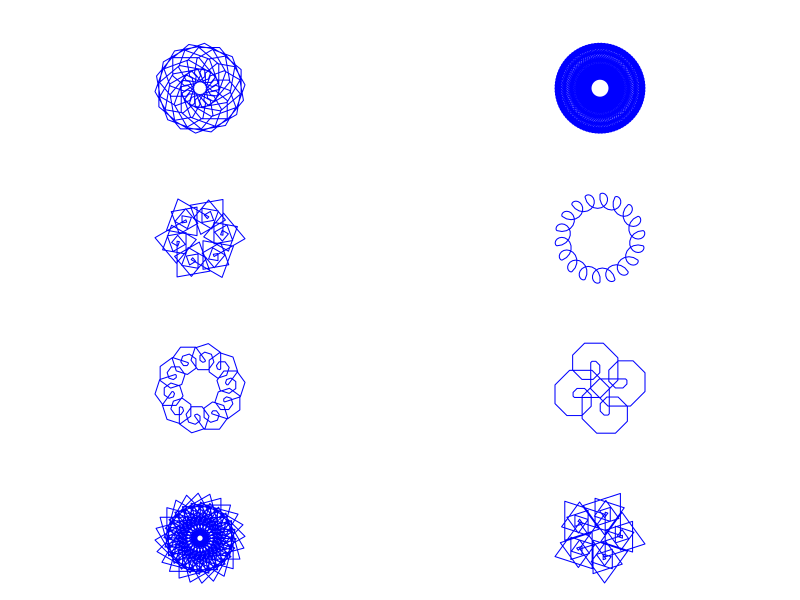
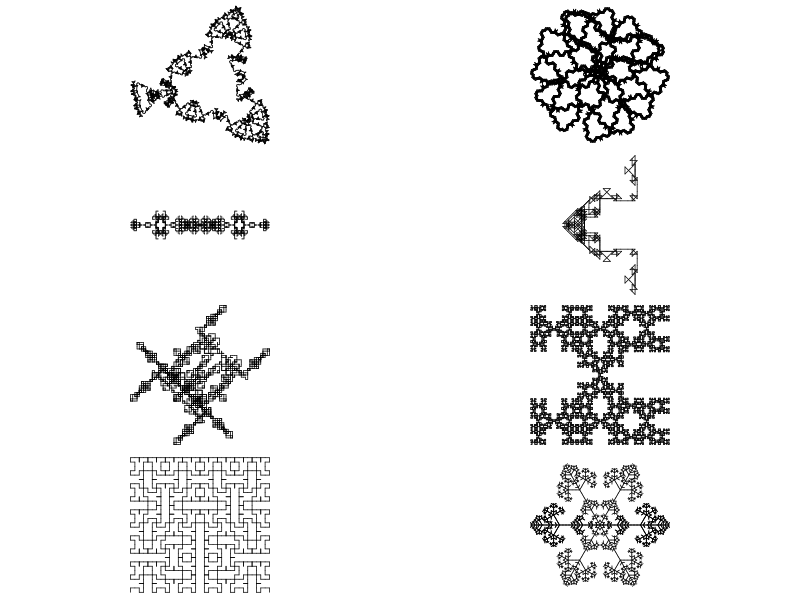
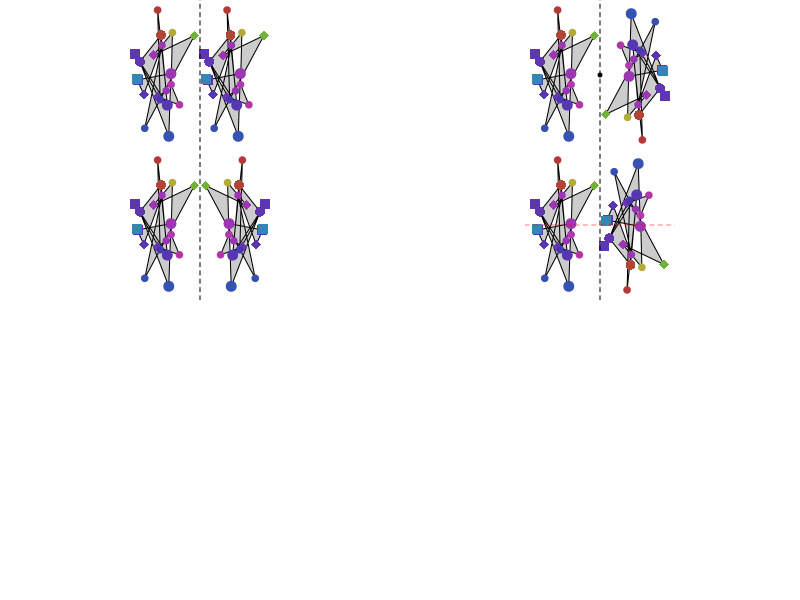
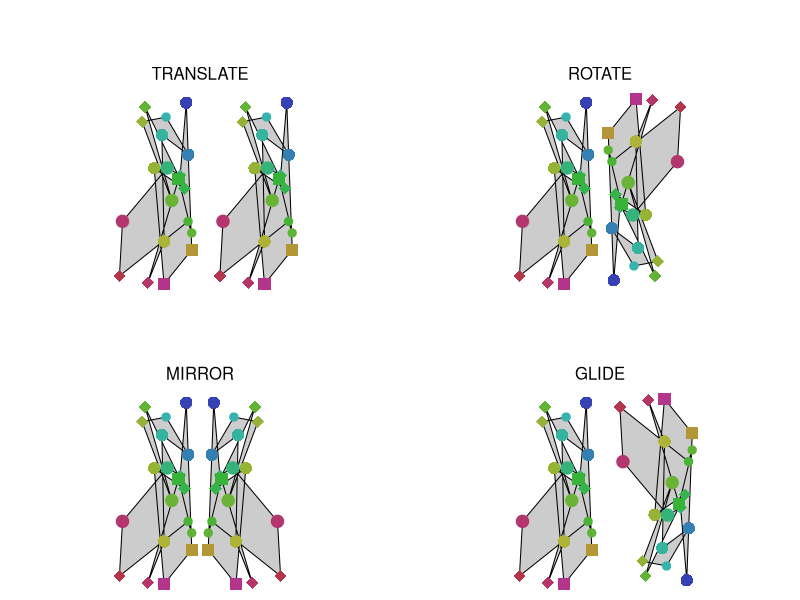

The R script that drew these images, in order:
## ---- chunk 1
set.seed(123)
options(scipen=999)
gcd2 <- function(a, b) {
    if (b == 0) a else Recall(b, a %% b)
}
gcd <- function(...) Reduce(gcd2, c(...))

drawit = function(L=16,dD=-pi/2,D=-pi/2,n=10000,lwd=1,col="blue"){
    x = c(0)
    y = c(0)
    l = L
    for(i in 1:n){
        x0 = x[i]
        y0 = y[i]
        x2 = x[i]+l*cos(D)
        y2 = y[i]+l*sin(D)
        l = (l-2)%%L+1
        D = D+dD
        x = c(x,x2)
        y = c(y,y2)
        if(abs(x2)<0.001 && abs(y2)<0.001){break}
    }
    xmin = min(x)
    xmax = max(x)
    xmid = mean(c(xmin,xmax))
    ymin = min(y)
    ymax = max(y)
    ymid = mean(c(ymin,ymax))
    r = max(c(xmax-xmid,ymax-ymid))
    xlo = xmid-r
    xhi = xmid+r
    ylo = ymid-r
    yhi = ymid+r
    plot(0,0,"n",ann=F,xlim=c(xlo,xhi),ylim=c(ylo,yhi),axes=F)
    lines(x,y,lwd=lwd,col=col)
}

while(T){
    turnb = sample(3:60,1)
    turna = sample(1:(turnb-1),1)
    cdm = sample(5:20,1)
    A = turna/gcd(c(turna,turnb))
    B = turnb/gcd(c(turna,turnb))
    nloop = B/gcd(c(B,cdm))
    if(nloop>1 && nloop<99 && (180*turna/turnb)%%1==0){break}
}


angles = c(turna/turnb*pi)
degs = c(turna/turnb*180)
cdms = c(cdm)
handles = c(paste0(degs[1],cdm,collapse="#"))

while(length(angles)<8){
    bb = sample(3:60,1)
    aa = sample(1:(bb-1),1)
    cc = sample(5:20,1)
    A = aa/gcd(c(aa,bb))
    B = bb/gcd(c(aa,bb))
    nloop = B/gcd(c(B,cc))
    deg= c(aa/bb*180)
    handle = c(paste0(deg,cc,collapse="#"))
    if(!(handle %in% handles) && nloop>1 && nloop<99 && (180*aa/bb)%%1==0){
        angles = c(angles,aa/bb*pi)
        cdms = c(cdms,cc)
        degs = c(degs,degs)
        handles = c(handles,handle)
    }
}

ord = sample(1:8)

sol = paste0(1*(1==ord),collapse="")

al = paste0("* ",LETTERS[1:8],collapse="\n")

## ---- chunk 2
par(mar=c(1,1,3,1),mfrow=c(4,2),pty="s")
for(i in 1:8){
    drawit(cdms[ord[i]],angles[ord[i]])
    # mtext(LETTERS[i],3)
}
## ---- chunk 3
set.seed(66)
g1 = list("A",
          list("A"="B-A-B",
               "B"="A+B+A"),
          6,
          60)
g2 = list("A",
          list("A"="A[+A][-A]B",
               "B"="[--B][++B]A"),
          5,
          30)
g3 = list("A",
          list("A"="-B+B+B+B+B+B",
               "B"="B[--CCA][-CCA]B",
               "C"="CC"),
          5,
          60)
g4 = list("A",
          list("A"="[----AAB][--AAB][++AAB]AAB",
               "B"="[-C][+C][--C][++C][---C][+++C]",
               "C"="CAB"),
          3,
          45)

g5 = list("A",
          list("A"="[-AAB][--AAB][+AAB][++AAB]AAB",
               "B"="[-C][+C][--C][++C]CA",
               "C"="CC"),
          3,
          72)

g6 = list("A",
          list("A"="-B+B+B+B+B+B",
               "B"="BB[-CCA]",
               "C"="CC"),
          5,
          60)

g7 = list("A",
          list("A"="B+B+B+B+B",
               "B"="[-CCA]BB",
               "C"="CC"),
          5,
          72)

g8 = list("A++++A",
          list("A"="+A-B-B[B]",
               "B"="-B+A+A[A]"),
          5,
          45)

g9 = list("A++A",
          list("A"="AB[-A][+A]",
               "B"="A"),
          6,
          90)

g10 = list("A+++A+++A+++A",
          list("A"="B--B",
               "B"="AA+++AA"),
          7,
          30)

g11 = list("A",
           list("A"="AB",
                "B"="A[++C][--C]",
                "C"="C[+C][-C]A"),
           7,
           45)

g12 = list("A",
           list("A"="X[-A][+A]AA",
                "X"="XX"),
           5,
           60)

g13 = list("A",
           list("A"="X[-A][+A]A",
                "X"="XX"),
           6,
           60)

g14 = list("A++++++.A",
           list("A"="B+B+B+B+B+B+B",
                "B"="B[-CCA][+CCA]",
                "C"="CC"),
           5,
           30)

g15 = list("A",
           list("A"="ABA",
                "B"="[-BAB][+BAB]"),
           6,
           90)

g16 = list("AA",
           list("A"="ABA",
                "B"="C[-BAB][+BAB]",
                "C"="CC"),
           5,
           90)

g17 = list("AA",
           list("A"="B-AA-B",
                "B"="A+B+A"),
                6,
                45)

g18 = list("AA",
           list("A"="B-AA-B",
                "B"="AB+B+A"),
                5,
                90)

g19 = list("AA",
           list("A"="B-AA-B",
                "B"="AB+B+AB"),
                5,
                90)

g20 = list("A++A++A++A",
           list("A"="B-CAC-B",
                "B"="AB-BA",
                "C"="CC"),
                5,
                135)

g21 = list("A.A",
           list("A"="BC",
                "B"="B[+C][-C]",
                "C"="CAD",
                "D"="DD[+D+D][-D-D]"),
                5,
                60)

g22 = list("A",
           list("A"="B-ABA-B",
                "B"="A+B+A"),
           6,
           72)

g23 = list("A",
           list("A"="B-ABA-B",
                "B"="A+B+A"),
           6,
           90)

g24 = list("A",
           list("A"="B-ABA-B",
                "B"="A+B+A"),
           6,
           120)

g25 = list("A",
           list("A"="B-ABA-B",
                "B"="A+B+A"),
           6,
           108)

g26 = list("A",
           list("A"="B-ABA-B",
                "B"="A+B+A"),
           4,
           135)

g27 = list("A++A++A++A",
           list("A"="B-ABA-B",
                "B"="A+BB+A"),
           4,
           135)

g28 = list("A",
           list("A"="A[+A][-A]B",
                "B"="A[--B][++B]B"),
           6,
           108)

g29 = list("A",
           list("A"="A[+A][-A]A[+B][-B]",
                "B"="A[--B][++B]B"),
           5,
           60)

g30 = list("A",
           list("A"="A[+A][-A]A[+B][-B]",
                "B"="A[--B][++B]B"),
           5,
           20)

g31 = list("A",
           list("A"="A[+A][-A]A[+B][-B]",
                "B"="A[----B][++++B]B"),
           5,
           45)

g32 = list("A",
           list("A"="A[++A][--A]A[+B][-B]",
                "B"="A[----B][++++B]B"),
           5,
           45)

g33 = list("A",
           list("A"="B++B++B++B++B",
                "B"="B[-CCC-CC-CCA][----CC-CCB]B",
                "C"="CC"),
           5,
           36)

g34 = list("A",
           list("A"="B++A++A++B",
                "B"="AB[A-CC-CC-CCA]BA",
                "C"="CC"),
           5,
           90)

g35 = list("A++++XA",
           list("A"="AA[-B][+B]B",
                "B"="[---ABC][+++ABC]",
                "C"="A[-CB][+CB]",
                "X"="XX"),
           5,
           45)

g36 = list("A+++XA",
           list("A"="AA[-B][+B]B",
                "B"="[--ABC][++ABC]",
                "C"="A[-CB][+CB]",
                "X"="XX"),
           5,
           60)

g37 = list("[A]+[A]+[A]+[A]+[A]+[A]",
           list("A"="AA[-B][+B]B",
                "B"="[-ABC][+ABC]",
                "C"="A[-CB][+CB]"),
           4,
           60)

g38 = list("[A]+[A]+[A]+[A]+[A]",
           list("A"="AA[-B][+B]B",
                "B"="[-ABC][+ABC]",
                "C"="A[-CB][+CB]"),
           4,
           72)

g39 = list("[A]+[A]+[A]+[A]",
           list("A"="AA[-B][+B]B",
                "B"="[-ABC][+ABC]",
                "C"="A[-CB][+CB]"),
           4,
           90)

g40 = list("[A]+[A]+[A]",
           list("A"="AA[-B][+B]B",
                "B"="[-ABC][+ABC]",
                "C"="A[-CB][+CB]"),
           4,
           120)

g41 = list("A",
           list("A"="C[+CA][CCCA][-CA]",
                "C"="CC"),
           6,
           45)

g42 = list("A",
           list("A"="C[+CA][CCCCB][-CA]",
                "B"="[++A][--A]",
                "C"="CC"),
           6,
           45)

g43 = list("[A]--[A]--[A]--[A]",
           list("A"="C[+CB][CCA][-CB]",
                "B"="CCC[+++A][---A]",
                "C"="CA"),
           4,
           45)

g44 = list("A",
           list("A"="A[-DB][+DB]C",
                "B"="DC[++DA][--DA]B",
                "C"="[+++D][---D]A",
                "D"="DD"),
           6,
           40)

g45 = list("[A]+++[A]+++[A]",
           list("A"="A[---XB][-XB][+XB][+++XB]",
                "B"="XB[++XA][--XA]XA",
                "X"="XX"),
           4,
           40)

g46 = list("[A]+++[A]+++[A]",
           list("A"="A[---XB][-XB][+XB][+++XB]",
                "B"="XB[++XA][--XA]A",
                "X"="XX"),
           4,
           40)

g47 = list("A",
           list("A"="[---B][-B][+B][+++B]",
                "B"="BD[++DA][--DA]B",
                "D"="DD"),
           5,
           45)

g48 = list("A------A",
           list("A"="[---B][-B][+B][+++B]",
                "B"="BD[++DA][--DA]B",
                "D"="DD"),
           5,
           30)

g49 = list("A+A++++++A+A",
           list("A"="[---B][-B][+B][+++B]",
                "B"="BD[++DA][--DA]B",
                "D"="DD"),
           4,
           30)

g50 = list("A--A--A",
           list("A"="A[-A]A"),
           6,
           60)

g51 = list("B---A",
           list("A"="A[-AB]A",
                "B"="B[+BA]B"),
           5,
           60)

g52 = list("[A][B]",
           list("A"="[-XBA]A",
                "B"="[+XAB]B",
                "X"="XX"),
           6,
           30)

g53 = list("[A][B]",
           list("A"="C[-A-B]A",
                "B"="C[+B+A]B",
                "C"="CC"),
           5,
           30)

g54 = list("[+A][-B]",
           list("A"="[-CA-CB]A",
                "B"="[+CB+CA]B",
                "C"="CC"),
           7,
           30)

g55 = list("[+A][-B]",
           list("A"="[-CA-CB]A",
                "B"="[+CB+CA]B",
                "C"="CC"),
           6,
           90)

g56 = list("[+A][-B]",
           list("A"="[-CA-CB]A",
                "B"="[+CB+CA]B",
                "C"="CC"),
           6,
           120)

g57 = list("[+A][-B]",
           list("A"="[-CA-CB]A",
                "B"="[+CB+CA]B",
                "C"="CC"),
           6,
           150)

g58 = list("[+A][-B]",
           list("A"="[-CA-CB]CA",
                "B"="[+CB+CA]CB",
                "C"="CC"),
           6,
           150)

g59 = list("A",
           list("A"="XXX-B+BB+BB+BB+B",
                "X"="XX",
                "B"="B[-XXA]B"),
           4,
           90)

g60 = list("A",
           list("A"="XX[BBB+BB+B]A",
                "X"="XX",
                "B"="B[-XA][+XA]B"),
           4,
           30)

g61 = list("A",
           list("A"="XX[B+BB+BB+BB+B]",
                "X"="XX",
                "B"="BA"),
           6,
           90)

g62 = list("A",
           list("A"="XXX[B+BB+BB+B]",
                "X"="XX",
                "B"="BA"),
           6,
           120)

g63 = list("A",
           list("A"="X[-B+BB+BB+BB+BB+BB+B]",
                "X"="XX",
                "B"="X[+A-AA-AA-AA-AA-AA-A]"),
           3,
           10)

g64 = list("A",
           list("A"="B[-A][+A]",
                "B"="[DA][--DA][++DA]",
                "D"="DD"),
           7,
           60)

g65 = list("X",
           list("F"="FF",
                "X"="F[+XXF+F][-XXF-F]FXX"),
           4,
           30)

g66 = list("X",
           list("F"="FF",
                "X"="FF[+XFF+XF][-XFF-XF]FXX"),
           4,
           30)

g67 = list("X",
           list("F"="FF",
                "X"="FF[+XFFX+XF][-XFFX-XF]FXXFX"),
           3,
           30)

g68 = list("A",
           list("A"="AA[-B][+B]B",
                "B"="B[-ABC][+ABC]",
                "C"="C[-CBA][+CBA]"),
           4,
           60)

g69 = list("A",
           list("A"="A[-BC][+BC]BC",
                "B"="BB[-ABC][+ABC]",
                "C"="CCC[-CBA][+CBA]"),
           4,
           60)

g70 = list("GA",
           list("A"="[---BC][+++BC]",
                "B"="F[--AC][++AC]",
                "C"="FF[-BA][+BA]",
                "F"="FF",
                "G"="F"),
           5,
           15)

g71 = list("GA",
           list("A"="[---BC][+++BC]",
                "B"="[--AC][++AC]",
                "C"="FF[-BA][+BA]",
                "F"="FF",
                "G"="F"),
           5,
           15)

g72 = list("[A]------------[A]",
           list("A"="[---BC][+++BC]",
                "B"="[--AC][++AC]",
                "C"="F[-BA][+BA]",
                "F"="FF"),
           5,
           15)

g73 = list("C",
           list("A"="F[---BC][+++BC]",
                "B"="F[-CA][+CA]",
                "C"="[-AB][+AB]",
                "F"="FF"),
           6,
           15)

g74 = list("A",
           list("A"="ADB",
                "B"="[-CA][+CA]",
                "C"="[+C[-A][+A]][-C[-A][+A]]",
                "D"="E",
                "E"="AA"),
           7,
           30)

g75 = list("ABA",
           list("A"="+B--A--B+",
                "B"="-A+BCB+A-",
                "C"="CC"),
           7,
           45)

g76 = list("AAAAA",
           list("A"="B--A--B",
                "B"="A+BCB+A",
                "C"="CC"),
           5,
           72)

g77 = list("ABA",
           list("A"="A+AA+B+AA+A",
                "B"="B-B-A-B-B"),
           4,
           22)

g78 = list("A+A+A+A",
           list("A"="C[++CB][--CB]",
                "B"="C-BAB+C",
                "C"="CAB"),
           6,
           90)

g79 = list("AAAAA",
           list("A"="A+B+A",
                "B"="CC-[+CA][-CA]-B",
                "C"="CC"),
           6,
           108)

g80 = list("AA",
           list("A"="A++B-C-B++A",
                "B"="B--A+C+A--B",
                "C"="CC"),
           6,
           45)

g81 = list("AAAA",
           list("A"="A++B-C-B++A",
                "B"="B--A+C+A--B",
                "C"="CCC"),
           5,
           45)

g82 = list("-A++A",
           list("A"="A++B-C-B++A",
                "B"="B--A+C+A--B",
                "C"="CCC"),
           5,
           45)

g83 = list("-A",
           list("A"="A++B-C-B++A",
                "B"="B--A+C+A--B",
                "C"="CCC"),
           5,
           45)


g84 = list("AAA",
           list("A"="A++B-C-B++A",
                "B"="B--A+C+A--B",
                "C"="CC"),
           6,
           60)

g85 = list("A",
           list("A"="+B-AA-B+",
                "B"="-A+BB+A-"),
           3,
           108)

g86 = list("A",
           list("A"="+B-ACA-ACA-B+",
                "B"="-A+BCB+BCB+A-",
                "C"="CCC"),
           5,
           135)

g87 = list("A",
           list("A"="+BAA-ABA-AAB+",
                "B"="-A+B[-C]B+A-",
                "C"="CCCC[A][+A][-A][--A]"),
           4,
           90)

g88 = list("A",
           list("A"="+B-AA-AA-B+",
                "B"="-A+BB+BB+A-"),
           5,
           30)

g89 = list("A",
           list("A"="+B-ACA-ACA-B+",
                "B"="-A+BCB+BCB+A-",
                "C"="CCC"),
           5,
           60)

g90 = list("A",
           list("A"="+B-ACA-ACA-B+",
                "B"="-A+BCB+BCB+A-",
                "C"="CCC"),
           5,
           108)

g91 = list("-A",
           list("A"="+B-AA-B+",
                "B"="-A+BB+A-"),
           5,
           90)

g92 = list("A",
           list("A"="+B-AAA-B+",
                "B"="-A+BBB+A-"),
           5,
           120)

g93 = list("AA",
           list("A"="+B-AAA-B+",
                "B"="-A+BBB+A-"),
           5,
           108)

g94 = list("AA",
           list("A"="+B-ABA-B+",
                "B"="-A+BAB+A-"),
           5,
           108)

g95 = list("A",
           list("A"="+BB-ABA-BB+",
                "B"="-AA+BAB+AA-"),
           5,
           90)

g96 = list("A",
           list("A"="+BA-ABA-AB+",
                "B"="-AB+BAB+BA-"),
           5,
           90)

g97 = list("A",
           list("A"="+BA-A--B--A-AB+",
                "B"="-AB+B++A++B+BA-"),
           5,
           60)

g98 = list("A",
           list("A"="+BA-A--A--A-AB+",
                "B"="-AB+B++B++B+BA-"),
           5,
           120)

g99 = list("A",
           list("A"="+BA-B--A--B-AB+",
                "B"="-AB+A++B++A+BA-"),
           5,
           72)

g99 = list("A",
           list("A"="+AA-B--A--B-AA+",
                "B"="-BB+A++B++A+BB-"),
           5,
           120)

g100= list("A",
           list("A"="+BA--AA--AB+",
                "B"="-AB++BB++BA-"),
           5,
           30)

g101= list("A",
           list("A"="+++BA----ABA----AB+++",
                "B"="---AB++++BAB++++BA---"),
           5,
           45)

g102= list("A",
           list("A"="+++BA----ABA----AB+++",
                "B"="---AB++++BAB++++BA---"),
           4,
           50)

g103= list("A",
           list("A"="+++BA----ABA----AB+++",
                "B"="---AB++++BAB++++BA---"),
           5,
           50)

g104= list("A",
           list("A"="CAA[--CAB][++CAB]",
                "B"="C[-CC-CA][+CC+CA]",
                "C"="CC"),
           5,
           100)

g105= list("A",
           list("A"="CAA[--CAB][++CAB]",
                "B"="C[-CC-CA][+CC+CA]",
                "C"="CC"),
           5,
           90)

g106= list("A",
           list("A"="+BA+A-ABA-A+AB+",
                "B"="+BA-B--B-AB+"),
           4,
           90)

g107 = list("-A",
           list("A"="+BA+A-ABA-A+AB+",
                "B"="+BBA-B--B-ABB+"),
           4,
           90)

g108 = list("A",
           list("A"="+BA+A-ABA-A+AB+",
                "B"="+BBA-B--B-ABB+"),
           3,
           45)

g109 = list("A",
           list("A"="+BA+A-ABA-A+AB+",
                "B"="+BBA-B--B-ABB+"),
           4,
           69)

g110 = list("BB",
           list("A"="+BA+A-ABA-A+AB+",
                "B"="+BBA-B--B-ABB+"),
           4,
           69)

g111= list("BB",
           list("A"="+BA+A-ABBA-A+AB+",
                "B"="+BBA-B--B-ABB+"),
           4,
           45)

g112 = list("BABA",
           list("A"="+BA+A-ABBA-A+AB+",
                "B"="+BBA-B--B-ABB+"),
           3,
           45)

g113 = list("AAAA",
           list("A"="+BA+A-ABCBA-A+AB+",
                "B"="+BBA-B-CCCC-B-ABB+",
                "C"="CCCCC"),
           3,
           45)

g114 = list("A",
           list("A"="+BA+ABCBA+AB+",
                "B"="-C+++BACAB+++C-",
                "C"="CC"),
           5,
           108)

g115= list("A",
           list("A"="+BA+ACCA+AB+",
                "B"="-C+++BACCAB+++C-",
                "C"="CC"),
           5,
           90)

g116= list("A",
           list("A"="+BAA-A-CC-A-AAB+",
                "B"="-C+++BAACAAB+++C-",
                "C"="CC"),
           4,
           10)

g117= list("AAAAAA",
           list("A"="+BACA-A-CC-A-ACAB+",
                "B"="-AC+++BAACCCAAB+++CA-",
                "C"="CC"),
           3,
           150)

g118= list("A--A",
           list("A"="+B-CAC-B+",
                "B"="-A+B+A-",
                "C"="CC"),
           6,
           90)

g119= list("A++A",
           list("A"="+B-CAC-B+",
                "B"="-A+BB+A-",
                "C"="CC"),
           6,
           90)

g120= list("A++A++A++A",
           list("A"="+B-CAC-B+",
                "B"="-A++BB++A-",
                "C"="CC"),
           6,
           45)

g121= list("A-A-A-A-A-A-A-A",
           list("A"="+B-CAC-B+",
                "B"="-A++BB++A-",
                "C"="CC"),
           6,
           45)           

g122= list("A-A-A-A",
           list("A"="+B-A-B+",
                "B"="-A++B+C+B++A-",
                "C"="CC"),
           6,
           90)

g123= list("A+A+A+A",
           list("A"="+B-ABCBA-B+",
                "B"="-A++B+B++A-",
                "C"="CC"),
           5,
           90)

g124= list("A",
           list("A"="+B-ACA-B+",
                "B"="-A++CB+BC++A-",
                "C"="CC"),
           6,
           90)

g125= list("A",
           list("A"="+BX-AA-XB+",
                "B"="-AX+B+XA-",
                "X"="XX"),
           7,
           90)

g126= list("A",
           list("A"="+BX-AA-XB+",
                "B"="-AXB+B+BXA-",
                "X"="XX"),
           6,
           90)

g127= list("B",
           list("A"="+B-AXA-B+",
                "B"="-BA+BAB+AB-",
                "X"="XX"),
           5,
           135)

g128= list("AA",
           list("A"="+B-A+X+A-B+",
                "B"="-BA+BAXAB+AB-",
                "X"="XX"),
           4,
           90)

g129= list("A-A-A",
           list("A"="+B-A+X+A-B+",
                "B"="-BA+BAXAB+AB-",
                "X"="XX"),
           4,
           120)

g130= list("A++++A",
           list("A"="[+BCC][-BCC]",
                "B"="B[-CA][+CA]",
                "C"="CCA"),
           5,
           45)

g131= list("A++++A++++A",
           list("A"="[+BCC][-BCC]",
                "B"="B[-CA][+CA]",
                "C"="CCA"),
           5,
           30)

g132= list("A+A+A",
           list("A"="[+BCC][-BCC]",
                "B"="B[-CA][+CA]",
                "C"="CCA"),
           5,
           72)

g133= list("B",
            list("A"="[+DBC][-DBC][+++DBC]",
                 "B"="[-BA][+BA]",
                 "C"="AB",
                 "D"="XX",
                 "X"="XX"),
            6,
            120)

g134= list("B",
            list("A"="[++XXBC][--XXBC][++++XXBC]",
                 "B"="[-BA][+BA]",
                 "C"="AB",
                 "X"="XX"),
            6,
            45)

g135= list("A++++++A",
            list("A"="+B-AXBXA-B+",
                 "B"="-A+BXAXB+A-",
                 "X"="XX"),
            5,
            150)

g136= list("A++++A",
            list("A"="+B-AXBBXA-B+",
                 "B"="-A+BXAXB+A-",
                 "X"="XX"),
            5,
            135)

g137= list("A++++A",
            list("A"="+B-AXBBXA-B+",
                 "B"="-A+BXAAXB+A-",
                 "X"="XX"),
            3,
            135)

g138= list("AAAA",
            list("A"="+B-AXBACABXA-B+",
                 "B"="-A+BXA+C+AXB+A-",
                 "C"="C+C",
                 "X"="XXX"),
            4,
            90)

g139= list("A+A+A+A",
            list("A"="+B-AXBACABXA-B+",
                 "B"="-A+BXA+C+AXB+A-",
                 "C"="CC",
                 "X"="XXX"),
            4,
            90)

g140= list("A+A+A+A+A+A",
            list("A"="+B-AXB---ACA---BXA-B+",
                 "B"="-A++BXA+C+AXB++A-",
                 "C"="C+C",
                 "X"="XXX"),
            3,
            60)

g141= list("A++A",
            list("A"="+BA-ACA-BA+",
                 "B"="-AB+CBABC+BA-",
                 "C"="CCC"),
            4,
            90)

g142= list("A+A+A+A",
            list("A"="+BA-ACA-BA+",
                 "B"="-AB+CBAAABC+BA-",
                 "C"="CCCC"),
            4,
            90)

g143= list("A",
            list("A"="+BA-ACA-AB+",
                 "B"="-AB+BCB+BA-",
                 "C"="CCC"),
            5,
            90)

g144= list("AA",
           list("A"="+B-AXB---ACA---BXA-B+",
                "B"="-A++BXA+C+AXB++A-",
                "C"="C+C",
                "X"="XXX"),
           3,
           60)

g145= list("AAAAAA",
           list("A"="+B-AXB---ACA---BXA-B+",
                "B"="-A++BXA+++C+++AXB++A-",
                "C"="CC+CC",
                "X"="++BAX+C+XAB++"),
           3,
           60)

g146= list("AAAA",
           list("A"="+B++ACA++B+",
                "B"="-A--BCB--A-",
                "C"="CC"),
           5,
           45)

g147= list("A--A",
           list("A"="+B++ACA++B+",
                "B"="-A--BCB--A-",
                "C"="C+ABA+C"),
           5,
           45)

g148= list("B--B",
           list("A"="+B++A-DCD-A++B+",
                "B"="-AD--BCB--DA-",
                "C"="C+ADBDA+C",
                "D"="DD"),
           4,
           90)

g149= list("A",
           list("A"="+B++A-XCX-A++B+",
                "B"="-AX--BCB--XA-",
                "C"="C+AXBXA+C",
                "X"="XDX",
                "D"="DD"),
           5,
           90)

g150= list("A",
           list("A"="AXB+C+BXA",
                "B"="C--BAB--C",
                "C"="B+D-A-D+B",
                "X"="XX",
                "D"="DD"),
           5,
           72)

g151= list("A",
           list("A"="AXB+C+BXA",
                "B"="C--BAB--C",
                "C"="B+D-A-D+B",
                "X"="XX",
                "D"="DD"),
           4,
           45)

g152= list("A",
           list("A"="AXB+C+BXA",
                "B"="C--BAB--C",
                "C"="B+D-A-D+B",
                "X"="XX",
                "D"="DD"),
           5,
           108)

g153= list("A",
           list("A"="ADB+D+BDA",
                "B"="C-DAD-C",
                "C"="B+A-D-A+B",
                "D"="DD"),
           5,
           60)

g154= list("A",
           list("A"="[-CB][+CB][CB][--CB]",
                "B"="D+B-D-B+D",
                "C"="CC",
                "D"="B-D+A+D-B"),
           6,
           90)

g155= list("A",
           list("A"="A--B--A",
                "B"="B+C+B",
                "C"="CA+AC"),
           5,
           60)

g156= list("A",
           list("A"="A--CBC--A",
                "B"="B+C+B",
                "C"="-CA+AC-"),
           6,
           90)

g157= list("A",
           list("A"="A--CBC--A",
                "B"="B+C+B",
                "C"="-CB+BC-"),
           6,
           90)

g158= list("A",
           list("A"="A--CBC--A",
                "B"="B+A+B",
                "C"="-CB+BC-"),
           7,
           90)

g159= list("A",
           list("A"="C--ABA--C",
                "B"="B+C+B",
                "C"="-CA+AC-"),
           6,
           120)

g160= list("CCC",
           list("A"="C--ABA--C",
                "B"="B+C+B",
                "C"="-CA+AC-"),
           5,
           120)

g161= list("A",
           list("A"="C--ABA--C",
                "B"="BA+C+AB",
                "C"="-BCA+ACB-"),
           5,
           170)

g162= list("A-A-A",
           list("A"="C--ABA--C",
                "B"="BA+C+AB",
                "C"="-BCA+ACB-"),
           4,
           150)

g163= list("A",
           list("A"="C--A++B++A--C",
                "B"="BA+C+AB",
                "C"="-B-CA+AC-B-"),
           5,
           60)

g164= list("AAAAAAAA",
           list("A"="C--A++B++A--C",
                "B"="BA+C+AB",
                "C"="-B-CA+AC-B-"),
           4,
           45)

g165= list("A++A++A++A",
           list("A"="C--AA++B++AA--C",
                "B"="BA+C+AB",
                "C"="-B-CA++AC-B-"),
           4,
           45)

g166= list("AAA",
           list("A"="C--AA++B++AA--C",
                "B"="BA+C+AB",
                "C"="-B-CA++AC-B-"),
           4,
           30)

g167= list("AA",
           list("A"="C--AA+B+AA--C",
                "B"="BA+C+AB",
                "C"="-B-CA++AC-B-"),
           4,
           30)

g168= list("AA",
           list("A"="C--ABA+B+ABA--C",
                "B"="BA+C+AB",
                "C"="-B-CA++AC-B-"),
           4,
           30)

g169= list("AAAAAA",
           list("A"="C--ABA+B+ABA--C",
                "B"="BA+C+AB",
                "C"="-B-CA++AC-B-"),
           3,
           30)

g170= list("A",
           list("A"="A--ACB+C+BCA--A",
                "B"="BA+++C+++AB",
                "C"="-B--A+C+A--B-"),
           4,
           30)

g171= list("AA",
           list("A"="A--ACB+C+BCA--A",
                "B"="BA+++C+++AB",
                "C"="-B--A+C+A--B-"),
           4,
           174)

g172= list("AAAA",
           list("A"="A--ACB+C+BCA--A",
                "B"="BA+++C+++AB",
                "C"="-B--A+C+A--B-"),
           4,
           165)

goodies = list(g1,g2,g3,g4,g5,g6,g7,g8,g9,g10,g11,g12,g13,g14,g15,g16,g17,g18,g19,g20,g21,g22,g23,g24,g25,g26,g27,g28,g29,g30,g31,g32,g33,g34,g35,g36,g37,g38,g39,g40,g41,g42,g43,g44,g45,g46,g47,g48,g49,g50,g51,g52,g53,g54,g55,g56,g57,g58,g59,g60,g61,g62,g63,g64,g65,g66,g67,g68,g69,g70,g71,g72,g73,g74,g75,g76,g77,g78,g79,g80,g81,g82,g83,g84,g85,g86,g87,g88,g89,g90,g91,g92,g93,g94,g95,g96,g97,g98,g99,g100,g101,g102,g103,g104,g105,g106,g107,g108,g109,g110,g111,g112,g113,g114,g115,g116,g117,g118,g119,g120,g121,g122,g123,g124,g125,g126,g127,g128,g129,g130,g131,g132,g133,g134,g135,g136,g137,g138,g139,g140,g141,g142,g143,g144,g145,g146,g147,g148,g149,g150,g151,g152,g153,g154,g155,g156,g157,g158,g159,g160,g161,g162,g163,g164,g165,g166,g167,g168,g169,g170,g171,g172)


showrules = function(g){
    rules = g[[2]]
    pr = paste0("`",names(rules)," > ",rules,"`",collapse="\\\n")
    return(pr)
}

initial_angle = 90  
line_color = "black"
line_width = 1
bg_color = "white"

getstr = function(start,rules,n){
    st = start
    for(jj in 1:n){
        st2 = ""
        for(i in 1:nchar(st)){
            ch = substr(st,i,i)
            if(!is.null(rules[[ch]])){
                st2 = paste0(st2,rules[[ch]],collapse="")
            } else {
                st2 = paste0(st2,ch,collapse="")
            }
        }
        st = st2
    }
    return(st)
}
getxyc = function(string="AA+AA+AA+A+A",angle=pi/2,angle_initial=pi/2,col="blue"){
    switch = 1
    d = angle_initial
    x = 0
    y = 0
    xl = c(x)
    yl = c(y)
    cols = numeric()
    dsave = numeric()
    xsave = numeric()
    ysave = numeric()
    for(i in 1:nchar(string)){
        ch = substr(string,i,i)
        cn = as.integer(charToRaw(ch))
        if(cn>=as.integer(charToRaw("A")) && cn<=as.integer(charToRaw("L"))){
            cols = c(cols,col)
            x = x+cos(d)
            y = y+sin(d)
            xl = c(xl,x)
            yl = c(yl,y)
        }
        if(cn>=as.integer(charToRaw("M")) && cn<=as.integer(charToRaw("Z"))){
            cols = c(cols,"NA")
            x = x+cos(d)
            y = y+sin(d)
            xl = c(xl,x)
            yl = c(yl,y)
        }
        if(cn==as.integer(charToRaw("["))){
            dsave = c(dsave,d)
            xsave = c(xsave,x)
            ysave = c(ysave,y)
        }
        if(cn==as.integer(charToRaw("]"))){
            cols = c(cols,"NA")
            x = xsave[length(xsave)]
            y = ysave[length(ysave)]
            d = dsave[length(dsave)]
            if(length(xsave)>1){
                xsave = xsave[1:(length(xsave)-1)]
                ysave = ysave[1:(length(ysave)-1)]
                dsave = dsave[1:(length(dsave)-1)]
            } else {
                xsave = numeric()
                ysave = numeric()
                dsave = numeric()
            }
            xl = c(xl,x)
            yl = c(yl,y)
        }
        if(cn==as.integer(charToRaw("-"))){
            d = d+angle*switch
        }
        if(cn==as.integer(charToRaw("+"))){
            d = d-angle*switch
        }
        if(cn==as.integer(charToRaw("."))){
            switch = switch*(-1)
        }
    }
    xwid = max(xl)-min(xl)
    ywid = max(yl)-min(yl)
    xmid = (max(xl)+min(xl))/2
    ymid = (max(yl)+min(yl))/2
    wid = max(c(xwid,ywid))
    x2 = (xl-xmid)/wid*2
    y2 = (yl-ymid)/wid*2
    return(list(x2,y2,cols))
}
makeplot = function(xyc,lwd=1){
    x = xyc[[1]]
    y = xyc[[2]]
    c = xyc[[3]]
    plot(0,0,"n",xlim=c(-1,1),ylim=c(-1,1),axes=F,ann=F)
    for(i in 2:length(x)){
        lines(c(x[i-1],x[i]),c(y[i-1],y[i]),col=c[i-1],lwd=lwd)
    }
}

ng = length(goodies)
gs = sample(1:length(goodies),8)
gc = sample(gs,1)
sol = paste0(1*(gs==gc),collapse="")

## ---- chunk 4
par(mfrow=c(4,2),pty="s",mar=c(0,0,0,0))
jj = 0
for(i in gs){
    jj = jj+1
    s = getstr(goodies[[i]][[1]],goodies[[i]][[2]],goodies[[i]][[3]])
    angle = goodies[[i]][[4]]
    xyc = getxyc(s,angle/180*pi,angle_initial=initial_angle/180*pi,col=line_color)
    makeplot(xyc,lwd=0.7)
    # mtext(LETTERS[jj],3)
}
## ---- chunk 5
getbasedots = function(fg=1,n=4){
    x = runif(2*n,0.05,0.95)
    y = runif(2*n)-0.5
    h = runif(2*n)
    p = sample(c(15,16,18,19,20),2*n,T)
    dots = data.frame(x,y,h,p)
    return(dots)
}

translate = function(dots,dx=1){
    tdots = data.frame(dots)
    tdots$x = dots$x+dx
    return(tdots)
}
rotate = function(dots,xr){
    tdots = data.frame(dots)
    tdots$x = tdots$x-xr
    tdots$x = -tdots$x+xr
    tdots$y = -tdots$y
    return(tdots)
}
glide = function(dots,dx){
    tdots = data.frame(dots)
    tdots$x = tdots$x+dx
    tdots$y = -tdots$y
    return(tdots)
}
mirror = function(dots,xr){
    tdots = data.frame(dots)
    tdots$x = tdots$x-xr
    tdots$x = -tdots$x+xr
    return(tdots)
}
set.seed(111)
par(mar=c(0,0,0,0))
dots = getbasedots(1,10)
d2 = translate(dots,1)
plot(0,0,type="n",xlim=c(0,2),ylim=c(-0.5,0.5),axes=F,ann=F)
col = "grey"
polygon(dots$x,dots$y,col=rgb(0,0,0,0.2),border="black",fillOddEven = T)
polygon(d2$x,d2$y,col=rgb(0,0,0,0.2),border="black",fillOddEven = T)
cols = hsv((abs((dots$x)*(dots$y+0.5)+runif(1))+runif(length(dots$x),-0.1,0.1))%%1,0.7,0.7)
points(dots$x,dots$y,col=cols,pch=dots$p,cex=2)
points(d2$x,d2$y,col=cols,pch=dots$p,cex=2)
abline(v=1,lty=2)
## ---- chunk 6
par(mar=c(0,0,0,0))
# dots = getbasedots(1,10)
d2 = rotate(dots,1)
plot(0,0,type="n",xlim=c(0,2),ylim=c(-0.5,0.5),axes=F,ann=F)
col = "grey"
polygon(dots$x,dots$y,col=rgb(0,0,0,0.2),border="black",fillOddEven = T)
polygon(d2$x,d2$y,col=rgb(0,0,0,0.2),border="black",fillOddEven = T)
# cols = hsv((abs((dots$x)*(dots$y+0.5)+runif(1))+runif(length(dots$x),-0.1,0.1))%%1,0.7,0.7)
points(dots$x,dots$y,col=cols,pch=dots$p,cex=2)
points(d2$x,d2$y,col=cols,pch=dots$p,cex=2)
abline(v=1,lty=2)
points(1,0,pch=19,cex=0.8)
## ---- chunk 7
par(mar=c(0,0,0,0))
# dots = getbasedots(1,10)
d2 = mirror(dots,1)
plot(0,0,type="n",xlim=c(0,2),ylim=c(-0.5,0.5),axes=F,ann=F)
col = "grey"
polygon(dots$x,dots$y,col=rgb(0,0,0,0.2),border="black",fillOddEven = T)
polygon(d2$x,d2$y,col=rgb(0,0,0,0.2),border="black",fillOddEven = T)
# cols = hsv((abs((dots$x)*(dots$y+0.5)+runif(1))+runif(length(dots$x),-0.1,0.1))%%1,0.7,0.7)
points(dots$x,dots$y,col=cols,pch=dots$p,cex=2)
points(d2$x,d2$y,col=cols,pch=dots$p,cex=2)
abline(v=1,lty=2)
## ---- chunk 8
par(mar=c(0,0,0,0))
# dots = getbasedots(1,10)
d2 = glide(dots,1)
plot(0,0,type="n",xlim=c(0,2),ylim=c(-0.5,0.5),axes=F,ann=F)
col = "grey"
polygon(dots$x,dots$y,col=rgb(0,0,0,0.2),border="black",fillOddEven = T)
polygon(d2$x,d2$y,col=rgb(0,0,0,0.2),border="black",fillOddEven = T)
# cols = hsv((abs((dots$x)*(dots$y+0.5)+runif(1))+runif(length(dots$x),-0.1,0.1))%%1,0.7,0.7)
points(dots$x,dots$y,col=cols,pch=dots$p,cex=2)
points(d2$x,d2$y,col=cols,pch=dots$p,cex=2)
abline(v=1,lty=2)
abline(h=0,lty=2,col=rgb(1,0,0,0.5))
## ---- chunk 9
par(mfrow=c(2,2),mar=c(0,0,5,0))
dots = getbasedots(1,10)
cols = hsv((abs((dots$x)*(dots$y+0.5)+runif(1))+runif(length(dots$x),-0.1,0.1))%%1,0.7,0.7)
d2 = translate(dots,1)
plot(0,0,type="n",xlim=c(0,2),ylim=c(-0.5,0.5),axes=F,ann=F)
mtext("TRANSLATE",3)
col = "grey"
polygon(dots$x,dots$y,col=rgb(0,0,0,0.2),border="black",fillOddEven = T)
polygon(d2$x,d2$y,col=rgb(0,0,0,0.2),border="black",fillOddEven = T)
# cols = hsv((abs((dots$x)*(dots$y+0.5)+runif(1))+runif(length(dots$x),-0.1,0.1))%%1,0.7,0.7)
points(dots$x,dots$y,col=cols,pch=dots$p,cex=2)
points(d2$x,d2$y,col=cols,pch=dots$p,cex=2)

d2 = rotate(dots,1)
plot(0,0,type="n",xlim=c(0,2),ylim=c(-0.5,0.5),axes=F,ann=F)
mtext("ROTATE",3)
col = "grey"
polygon(dots$x,dots$y,col=rgb(0,0,0,0.2),border="black",fillOddEven = T)
polygon(d2$x,d2$y,col=rgb(0,0,0,0.2),border="black",fillOddEven = T)
# cols = hsv((abs((dots$x)*(dots$y+0.5)+runif(1))+runif(length(dots$x),-0.1,0.1))%%1,0.7,0.7)
points(dots$x,dots$y,col=cols,pch=dots$p,cex=2)
points(d2$x,d2$y,col=cols,pch=dots$p,cex=2)

d2 = mirror(dots,1)
plot(0,0,type="n",xlim=c(0,2),ylim=c(-0.5,0.5),axes=F,ann=F)
mtext("MIRROR",3)
col = "grey"
polygon(dots$x,dots$y,col=rgb(0,0,0,0.2),border="black",fillOddEven = T)
polygon(d2$x,d2$y,col=rgb(0,0,0,0.2),border="black",fillOddEven = T)
# cols = hsv((abs((dots$x)*(dots$y+0.5)+runif(1))+runif(length(dots$x),-0.1,0.1))%%1,0.7,0.7)
points(dots$x,dots$y,col=cols,pch=dots$p,cex=2)
points(d2$x,d2$y,col=cols,pch=dots$p,cex=2)

d2 = glide(dots,1)
plot(0,0,type="n",xlim=c(0,2),ylim=c(-0.5,0.5),axes=F,ann=F)
mtext("GLIDE",3)
col = "grey"
polygon(dots$x,dots$y,col=rgb(0,0,0,0.2),border="black",fillOddEven = T)
polygon(d2$x,d2$y,col=rgb(0,0,0,0.2),border="black",fillOddEven = T)
# cols = hsv((abs((dots$x)*(dots$y+0.5)+runif(1))+runif(length(dots$x),-0.1,0.1))%%1,0.7,0.7)
points(dots$x,dots$y,col=cols,pch=dots$p,cex=2)
points(d2$x,d2$y,col=cols,pch=dots$p,cex=2)
